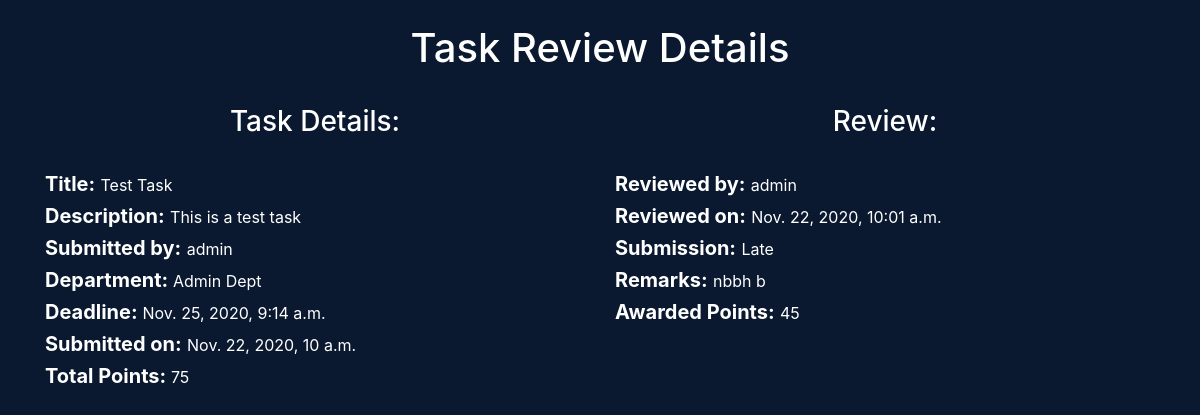
/task-review-details/14, run on the app's committed database.
### createMode/models.py (models this page shows, shortened)
class TaskReview(models.Model):
	task = models.ForeignKey(Task, on_delete=models.CASCADE)
	submitted_by = models.ForeignKey(User, on_delete=models.CASCADE, related_name='submitted_by_user')
	submitted_on = models.DateTimeField(auto_now_add=True)
	reviewed_by = models.ForeignKey(User, on_delete=models.SET_NULL, blank=True, null=True, related_name='reviewed_by_user')
	reviewed_on = models.DateTimeField(auto_now=True)
	remarks = models.TextField(blank=True, null=True)
	awarded_points = models.PositiveIntegerField(validators=[MinValueValidator(10), MaxValueValidator(100)],blank=True, null=True)
	submission = models.CharField(max_length=25, choices=submission_choices, blank=True, null=True)

class Task(models.Model):
	title = models.CharField(max_length=240)
	description = models.TextField()
	total_points = models.PositiveIntegerField(validators=[MinValueValidator(10), MaxValueValidator(100)])
	department = models.ForeignKey(Department, on_delete=models.CASCADE)
	deadline = models.DateTimeField()
	assigned_to = models.ForeignKey(User, on_delete=models.SET_NULL, blank=True, null=True, related_name='assigned_to_user')
	created_by = models.ForeignKey(User, on_delete=models.SET_NULL, blank=True, null=True, related_name='created_by_user')
	created_at = models.DateTimeField(auto_now_add=True)
	submitted = models.BooleanField(default=False)
	reviewed = models.BooleanField(default=False)
	review_id = models.PositiveIntegerField(blank=True, null=True)

### core/models.py (models this page shows)
class Department(models.Model):
	name = models.CharField(max_length=60)
	description = models.CharField(max_length=264)
	def __str__(self):
		return self.name

### core/views.py (the view)
# urls.py: path('task-review-details/<int:pk>', TaskReviewDeailView.as_view(), name='task-review-details'),
class TaskReviewDeailView(DetailView, LoginRequiredMixin):
	model = TaskReview
	template_name = 'core/review_details.html'
	context_object_name = 'review'

### core/context_processors.py (called while the page is built)
def check_authorization(request):
	if request.user.is_superuser:
		user_is_admin = True
	else:
		user_is_admin = False
	if request.user.is_authenticated:
		user_is_authenticated = True
		jobinfo = EmployeeJobInfo.objects.filter(user = request.user)[0]
		if jobinfo and jobinfo.isManager == True:
			user_is_manager = True
		else:
			user_is_manager = False
	else:
		user_is_authenticated = False
		user_is_manager = False
	return {
		'user_is_authenticated' : user_is_authenticated,
		'user_is_admin': user_is_admin,
		'user_is_manager' : user_is_manager,
	}

### core/templates/core/review_details.html (shortened to what this page needs)
{% extends 'core/base.html' %}
{% block content %}
	<div class="container">
		<h1>Task Review Details</h1>
		<div class="row">
			<div class="col">
				<h3>Task Details:</h3>
				<h5><strong>Title:</strong> <small>{{ review.task.title }}</small></h5>
				<h5> <strong>Description:</strong>  <small>{{ review.task.description }}</small></h5>
				<h5><strong>Submitted by:</strong> <small>{{ review.submitted_by.username }}</small></h5>
				<h5><strong>Department: </strong><small>{{ review.task.department }}</small></h5>
				<h5><strong>Deadline: </strong> <small>{{ review.task.deadline }}</small></h5>
				<h5><strong>Submitted on:</strong> <small>{{ review.submitted_on }}</small></h5>
				<h5><strong>Total Points: </strong> <small>{{ review.task.total_points }}</small></h5>
			</div>
			<div class="col">
				<h3>Review:</h3>
				<h5><strong>Reviewed by:</strong> <small>{{ review.reviewed_by }}</small></h5>
				<h5><strong>Reviewed on:</strong> <small>{{ review.reviewed_on }}</small></h5>
				<h5><strong>Submission:</strong> <small>{{ review.submission }}</small></h5>
				<h5><strong>Remarks:</strong> <small>{{ review.remarks }}</small></h5>
				<h5><strong>Awarded Points:</strong> <small>{{ review.awarded_points }}</small></h5>
			</div>
		</div>
	</div>
{% endblock %}

### core/static/core/style.css (style rules this page uses)
html, body { background-color: #0a192f; color: rgb(204, 214, 246); }
h1, h2, h3, h4, h5 { color: white; }
h3 { padding: 25px 0px; }

### assignment/static/assignment/style.css (style rules this page uses)
h1,h3 { text-align: center; }

### data on the page
TaskReview: task "Test Task", task.description "This is a test task", submitted_by.username "admin", task.department "Admin Dept", task.deadline "Nov. 25, 2020, 9:14 a.m.", submitted_on "Nov. 22, 2020, 10 a.m.", task.total_points "75", reviewed_by "admin", reviewed_on "Nov. 22, 2020, 10:01 a.m.", submission "Late", remarks "nbbh b", awarded_points "45"
